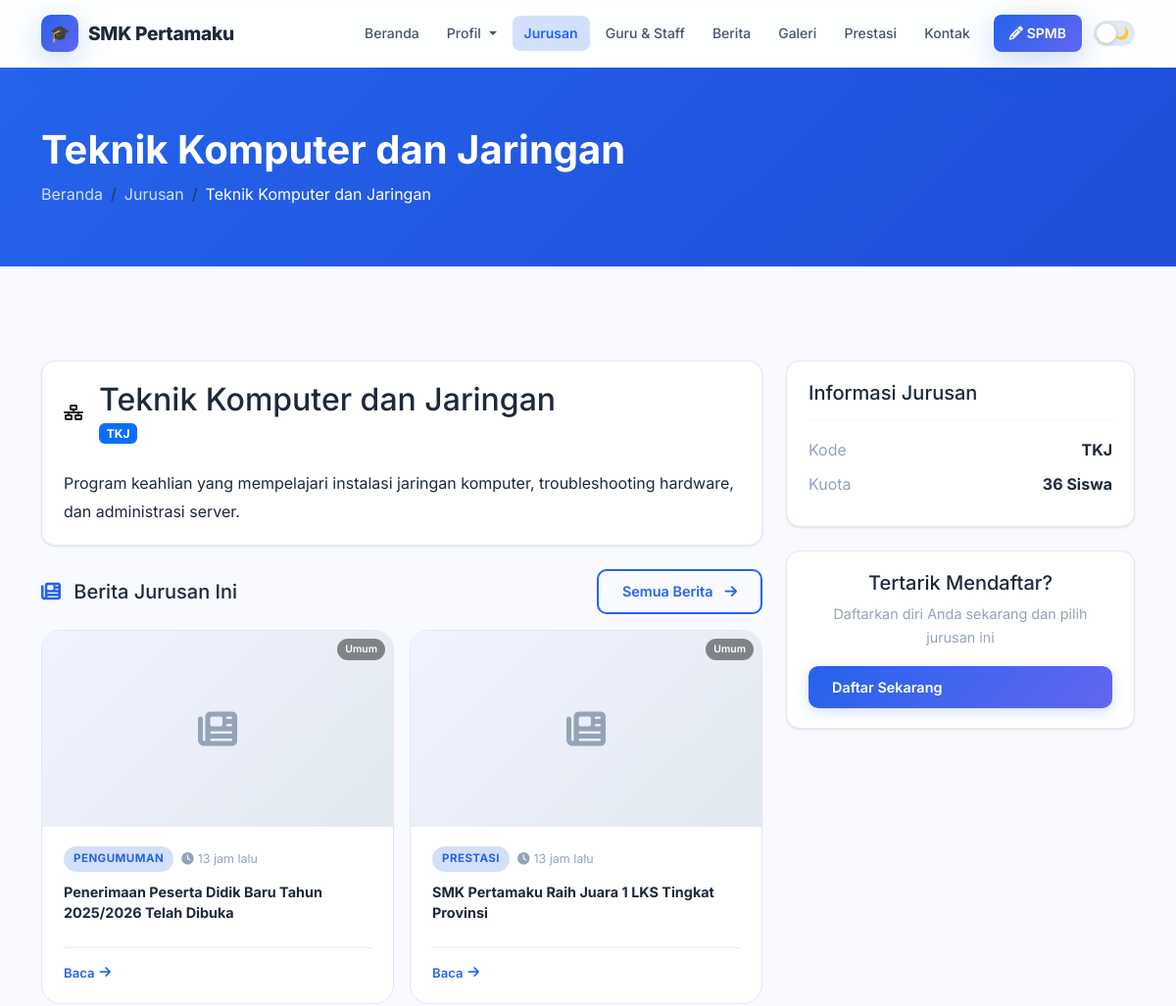
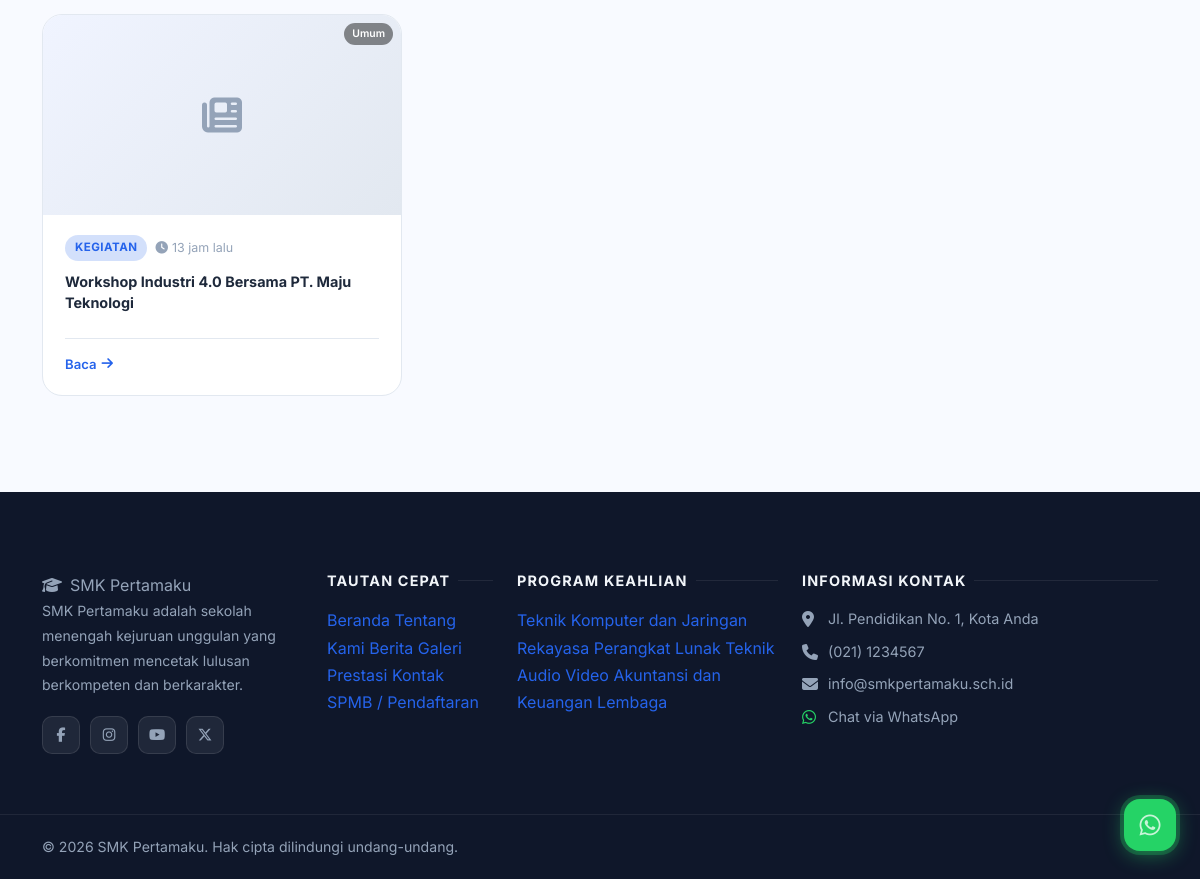
/jurusan/1, run on the app's committed database (2 pictures, top to bottom).
### tables this page shows
CREATE TABLE IF NOT EXISTS `programs` (
  `id` INT AUTO_INCREMENT PRIMARY KEY,
  `name` VARCHAR(200) NOT NULL,
  `code` VARCHAR(20) DEFAULT NULL,
  `description` LONGTEXT,
  `image` VARCHAR(255) DEFAULT NULL,
  `icon` VARCHAR(100) DEFAULT 'fas fa-laptop-code',
  `quota` INT DEFAULT 36,
  `is_active` TINYINT(1) DEFAULT 1,
  `sort_order` INT DEFAULT 0,
  `created_at` TIMESTAMP DEFAULT CURRENT_TIMESTAMP
);

CREATE TABLE IF NOT EXISTS `news` (
  `id` INT AUTO_INCREMENT PRIMARY KEY,
  `title` VARCHAR(250) NOT NULL,
  `slug` VARCHAR(250) UNIQUE NOT NULL,
  `excerpt` TEXT,
  `content` LONGTEXT,
  `image` VARCHAR(255) DEFAULT NULL,
  `category` VARCHAR(100) DEFAULT 'Berita',
  `program_id` INT DEFAULT NULL COMMENT 'NULL = berita umum, isi = berita jurusan spesifik',
  `author` VARCHAR(100) DEFAULT 'Admin',
  `views` INT DEFAULT 0,
  `is_published` TINYINT(1) DEFAULT 1,
  `published_at` DATETIME DEFAULT CURRENT_TIMESTAMP,
  `created_at` TIMESTAMP DEFAULT CURRENT_TIMESTAMP,
  FOREIGN KEY (`program_id`) REFERENCES `programs`(`id`) ON DELETE SET NULL
);

CREATE TABLE IF NOT EXISTS `social_media` (
  `id` INT AUTO_INCREMENT PRIMARY KEY,
  `platform` VARCHAR(50) NOT NULL,
  `url` VARCHAR(255) NOT NULL,
  `icon` VARCHAR(100) DEFAULT NULL,
  `is_active` TINYINT(1) DEFAULT 1
);

### app/controllers/PublicController.php (called while the page is built, shortened)
<?php
class PublicController {
    public function programDetail($id) {
        $db = getDB();
        $id = (int)$id;
        $res = $db->query("SELECT * FROM programs WHERE id=$id AND is_active=1 LIMIT 1");
        if (!$res || !($program = $res->fetch_assoc())) {
            redirect('/jurusan');
        }
        $rn = $db->query("SELECT n.*, p.name as program_name FROM news n
                          LEFT JOIN programs p ON n.program_id=p.id
                          WHERE n.is_published=1
                            AND (n.program_id=$id OR n.program_id IS NULL)
                          ORDER BY n.program_id DESC, n.published_at DESC LIMIT 6");
        $relatedNews = $rn ? $rn->fetch_all(MYSQLI_ASSOC) : [];
        require_once __DIR__ . '/../../views/public/program_detail.php';
    }
}

### index.php (called while the page is built, shortened)
<?php
require_once __DIR__ . '/routes/web.php';

### app/helpers.php (called while the page is built, shortened)
<?php
function getSettings() {
    $db = getDB();
    $res = $db->query("SELECT `key`, value FROM settings");
    $data = [];
    while ($row = $res->fetch_assoc()) {
        $data[$row['key']] = $row['value'];
    }
    return $data;
}
function timeAgo($datetime) {
    $time = time() - strtotime($datetime);
    if ($time < 86400) return round($time/3600) . ' jam lalu';
    return date('d M Y', strtotime($datetime));
}

### views/public/program_detail.php (the view, shortened to what this page needs)
<?php
require_once __DIR__ . '/../layouts/header.php';
?>
<div style="background:linear-gradient(135deg,var(--primary),var(--primary-dark));padding:60px 0;color:#fff;">
    <div class="container">
        <h1 class="fw-bold mb-2"><?= htmlspecialchars($program['name'] ?? '') ?></h1>
        <nav aria-label="breadcrumb">
            <ol class="breadcrumb mb-0"><li class="breadcrumb-item"><a href="<?= APP_URL ?>/" style="color:rgba(255,255,255,0.8);">Beranda</a></li><li class="breadcrumb-item"><a href="<?= APP_URL ?>/jurusan" style="color:rgba(255,255,255,0.8);">Jurusan</a></li><li class="breadcrumb-item active text-white"><?= htmlspecialchars($program['name'] ?? '') ?></li></ol>
        </nav>
    </div>
</div>
<section class="section">
    <div class="container">
        <div class="row g-4">
            <div class="col-lg-8">
                <div class="card">
                    <div class="card-body">
                        <div class="d-flex align-items-center gap-3 mb-4">
                            <div class="program-icon"><i class="<?= htmlspecialchars($program['icon'] ?? 'fas fa-book') ?>"></i></div>
                            <div>
                                <h2 style="color:var(--text);margin:0;"><?= htmlspecialchars($program['name'] ?? '') ?></h2>
                                <?php if (!empty($program['code'])): ?><span class="badge bg-primary"><?= htmlspecialchars($program['code']) ?></span><?php endif; ?>
                            </div>
                        </div>
                        <div style="color:var(--text);line-height:1.8;"><?= nl2br(htmlspecialchars($program['description'] ?? '')) ?></div>
                    </div>
                </div>
                <?php if (!empty($relatedNews)): ?>
                <div class="mt-4">
                    <div class="d-flex align-items-center justify-content-between mb-3">
                        <h5 style="color:var(--text);margin:0;">
                            <i class="fas fa-newspaper me-2" style="color:var(--primary);"></i>
                            Berita Jurusan Ini
                        </h5>
                        <a href="<?= APP_URL ?>/berita?program=<?= $program['id'] ?>"
                           class="btn btn-sm btn-outline-primary">
                            Semua Berita <i class="fas fa-arrow-right ms-1"></i>
                        </a>
                    </div>
                    <div class="row g-3">
                        <?php foreach ($relatedNews as $n): ?>
                        <div class="col-md-6">
                            <div class="news-card h-100">
                                <a href="<?= APP_URL ?>/berita/<?= htmlspecialchars($n['slug']) ?>"
                                   class="news-card-img-wrap d-block" style="text-decoration:none;position:relative;">
                                    <?php if (!empty($n['image'])): ?>
                                    <img src="<?= UPLOAD_URL . htmlspecialchars($n['image']) ?>"
                                         alt="<?= htmlspecialchars($n['title']) ?>"
                                         class="news-card-img">
                                    <?php else: ?>
                                    <div class="news-img-placeholder"><i class="fas fa-newspaper"></i></div>
                                    <?php endif; ?>
                                    <?php if (!empty($n['program_name'])): ?>
                                    <div style="position:absolute;top:8px;right:8px;
                                                background:var(--gradient);color:#fff;
                                                font-size:.65rem;font-weight:700;
                                                padding:2px 8px;border-radius:50px;">
                                        <?= htmlspecialchars($n['program_code'] ?? $n['program_name']) ?>
                                    </div>
                                    <?php else: ?>
                                    <div style="position:absolute;top:8px;right:8px;
                                                background:rgba(0,0,0,.45);color:#fff;
                                                font-size:.65rem;font-weight:600;
                                                padding:2px 8px;border-radius:50px;">
                                        Umum
                                    </div>
                                    <?php endif; ?>
                                </a>
                                <div class="news-card-body">
                                    <div class="news-card-meta">
                                        <span class="news-cat-badge"><?= htmlspecialchars($n['category'] ?? 'Berita') ?></span>
                                        <span class="news-date"><i class="fas fa-clock"></i><?= timeAgo($n['published_at']) ?></span>
                                    </div>
                                    <h5 style="font-size:.9rem;">
                                        <a href="<?= APP_URL ?>/berita/<?= htmlspecialchars($n['slug']) ?>" style="color:inherit;text-decoration:none;">
                                            <?= htmlspecialchars($n['title']) ?>
                                        </a>
                                    </h5>
                                    <div class="news-card-footer">
                                        <a href="<?= APP_URL ?>/berita/<?= htmlspecialchars($n['slug']) ?>" class="news-read-link">
                                            Baca <i class="fas fa-arrow-right"></i>
                                        </a>
                                    </div>
                                </div>
                            </div>
                        </div>
                        <?php endforeach; ?>
                    </div>
                </div>
                <?php endif; ?>
            </div>
            <div class="col-lg-4">
                <div class="card mb-4">
                    <div class="card-body">
                        <h5 style="color:var(--text);">Informasi Jurusan</h5>
                        <hr style="border-color:var(--border);">
                        <div class="d-flex justify-content-between mb-2"><span style="color:var(--text-muted);">Kode</span><strong style="color:var(--text);"><?= htmlspecialchars($program['code'] ?? '-') ?></strong></div>
                        <div class="d-flex justify-content-between mb-2"><span style="color:var(--text-muted);">Kuota</span><strong style="color:var(--text);"><?= (int)($program['quota'] ?? 36) ?> Siswa</strong></div>
                    </div>
                </div>
                <div class="card">
                    <div class="card-body text-center">
                        <h5 style="color:var(--text);">Tertarik Mendaftar?</h5>
                        <p style="color:var(--text-muted);font-size:0.9rem;">Daftarkan diri Anda sekarang dan pilih jurusan ini</p>
                        <a href="<?= APP_URL ?>/spmb/daftar" class="btn btn-primary w-100">Daftar Sekarang</a>
                    </div>
                </div>
            </div>
        </div>
    </div>
</section>
<?php require_once __DIR__ . '/../layouts/footer.php'; ?>

### views/layouts/footer.php (shortened to what this page needs)
<?php
$settings = getSettings();
$schoolName = $settings['school_name'] ?? 'SMK Pertamaku';
$footerAbout = $settings['footer_about'] ?? '';
$address = $settings['school_address'] ?? '';
$phone = $settings['school_phone'] ?? '';
$email = $settings['school_email'] ?? '';
$whatsapp = $settings['whatsapp_number'] ?? '';
$footerCopyright = $settings['footer_copyright'] ?? 'Hak cipta dilindungi undang-undang.';
$currentYear = date('Y');
$db = getDB();
$progRes = $db->query("SELECT id, name FROM programs WHERE is_active=1 ORDER BY sort_order LIMIT 6");
$footerPrograms = $progRes ? $progRes->fetch_all(MYSQLI_ASSOC) : [];
$smRes = $db->query("SELECT * FROM social_media WHERE is_active=1");
$socialMedia = $smRes ? $smRes->fetch_all(MYSQLI_ASSOC) : [];
?>
</main>
<footer class="site-footer">
    <div class="container">
        <div class="row g-4">
            <div class="col-lg-3 col-md-6">
                <span class="footer-brand"><i class="fas fa-graduation-cap me-2"></i><?= htmlspecialchars($schoolName) ?></span>
                <p><?= htmlspecialchars($footerAbout) ?></p>
                <?php if ($socialMedia): ?>
                <div class="social-links">
                    <?php foreach ($socialMedia as $sm): ?>
                        <a href="<?= htmlspecialchars($sm['url']) ?>" target="_blank" rel="noopener" class="social-link" title="<?= htmlspecialchars($sm['platform']) ?>">
                            <i class="<?= htmlspecialchars($sm['icon'] ?? 'fas fa-link') ?>"></i>
                        </a>
                    <?php endforeach; ?>
                </div>
                <?php endif; ?>
            </div>
            <div class="col-lg-2 col-md-6">
                <h5>Tautan Cepat</h5>
                <a href="<?= APP_URL ?>/">Beranda</a>
                <a href="<?= APP_URL ?>/profil">Tentang Kami</a>
                <a href="<?= APP_URL ?>/berita">Berita</a>
                <a href="<?= APP_URL ?>/galeri">Galeri</a>
                <a href="<?= APP_URL ?>/prestasi">Prestasi</a>
                <a href="<?= APP_URL ?>/kontak">Kontak</a>
                <a href="<?= APP_URL ?>/spmb">SPMB / Pendaftaran</a>
            </div>
            <div class="col-lg-3 col-md-6">
                <h5>Program Keahlian</h5>
                <?php foreach ($footerPrograms as $prog): ?>
                    <a href="<?= APP_URL ?>/jurusan/<?= $prog['id'] ?>"><?= htmlspecialchars($prog['name']) ?></a>
                <?php endforeach; ?>
            </div>
            <div class="col-lg-4 col-md-6">
                <h5>Informasi Kontak</h5>
                <?php if ($address): ?>
                <div class="d-flex gap-2 mb-2">
                    <i class="fas fa-map-marker-alt mt-1" style="color:#94a3b8;width:18px;"></i>
                    <span style="color:var(--footer-text);font-size:0.9rem;"><?= htmlspecialchars($address) ?></span>
                </div>
                <?php endif; ?>
                <?php if ($phone): ?>
                <div class="d-flex gap-2 mb-2">
                    <i class="fas fa-phone mt-1" style="color:#94a3b8;width:18px;"></i>
                    <a href="tel:<?= preg_replace('/[^0-9+]/', '', $phone) ?>" style="color:var(--footer-text);font-size:0.9rem;"><?= htmlspecialchars($phone) ?></a>
                </div>
                <?php endif; ?>
                <?php if ($email): ?>
                <div class="d-flex gap-2 mb-2">
                    <i class="fas fa-envelope mt-1" style="color:#94a3b8;width:18px;"></i>
                    <a href="mailto:<?= htmlspecialchars($email) ?>" style="color:var(--footer-text);font-size:0.9rem;"><?= htmlspecialchars($email) ?></a>
                </div>
                <?php endif; ?>
                <?php if ($whatsapp): ?>
                <div class="d-flex gap-2 mb-2">
                    <i class="fab fa-whatsapp mt-1" style="color:#25d366;width:18px;"></i>
                    <a href="https://wa.me/<?= preg_replace('/[^0-9]/', '', $whatsapp) ?>" target="_blank" style="color:var(--footer-text);font-size:0.9rem;">Chat via WhatsApp</a>
                </div>
                <?php endif; ?>
            </div>
        </div>
    </div>
    <div class="footer-bottom">
        <div class="container">
            <p class="mb-0">
                &copy; <?= $currentYear ?> <?= htmlspecialchars($schoolName) ?>. <?= htmlspecialchars($footerCopyright) ?>
            </p>
        </div>
    </div>
</footer>
<?php if ($whatsapp): ?>
<a href="https://wa.me/<?= preg_replace('/[^0-9]/', '', $whatsapp) ?>?text=Halo+<?= urlencode($schoolName) ?>%2C+saya+ingin+bertanya..."
   class="whatsapp-float" target="_blank" rel="noopener" title="Chat WhatsApp">
    <i class="fab fa-whatsapp"></i>
</a>
<?php endif; ?>
</body>
</html>

### views/layouts/header.php (style rules this page uses)
body { font-family:'Inter',system-ui,sans-serif; }

### data on the page
programs: name "Teknik Komputer dan Jaringan", code "TKJ", description "Program keahlian yang mempelajari instalasi jaringan komputer, troubleshooting hardware, dan administrasi server.", quota "36"
news: category "PENGUMUMAN", published_at "13 jam lalu", title "Penerimaan Peserta Didik Baru Tahun 2025/2026 Telah Dibuka"
news: category "PRESTASI", published_at "13 jam lalu", title "SMK Pertamaku Raih Juara 1 LKS Tingkat Provinsi"
news: category "KEGIATAN", published_at "13 jam lalu", title "Workshop Industri 4.0 Bersama PT. Maju Teknologi"
programs: name "Rekayasa Perangkat Lunak"
programs: name "Teknik Audio Video"
programs: name "Akuntansi dan Keuangan Lembaga"

### other printed values
$schoolName "SMK Pertamaku"
$footerAbout "SMK Pertamaku adalah sekolah menengah kejuruan unggulan yang berkomitmen mencetak lulusan berkompeten dan berkarakter."
$address "Jl. Pendidikan No. 1, Kota Anda"
$phone "(021) 1234567"
$email "info@smkpertamaku.sch.id"
$footerCopyright "Hak cipta dilindungi undang-undang."
